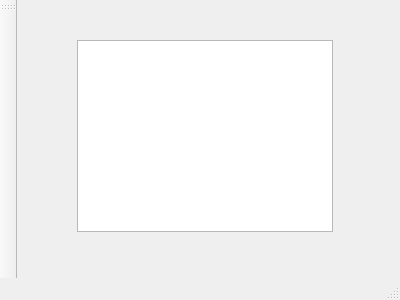
<?xml version="1.0" encoding="UTF-8"?>
<ui version="4.0">
 <class>MainWindow</class>
 <widget class="QMainWindow" name="MainWindow">
  <property name="geometry">
   <rect>
    <x>0</x>
    <y>0</y>
    <width>400</width>
    <height>300</height>
   </rect>
  </property>
  <property name="windowTitle">
   <string>MainWindow</string>
  </property>
  <widget class="QWidget" name="centralWidget">
   <widget class="QGraphicsView" name="graphicsView">
    <property name="geometry">
     <rect>
      <x>60</x>
      <y>40</y>
      <width>256</width>
      <height>192</height>
     </rect>
    </property>
   </widget>
  </widget>
  <widget class="QMenuBar" name="menuBar">
   <property name="geometry">
    <rect>
     <x>0</x>
     <y>0</y>
     <width>400</width>
     <height>25</height>
    </rect>
   </property>
  </widget>
  <widget class="QToolBar" name="mainToolBar">
   <attribute name="toolBarArea">
    <enum>LeftToolBarArea</enum>
   </attribute>
   <attribute name="toolBarBreak">
    <bool>false</bool>
   </attribute>
  </widget>
  <widget class="QStatusBar" name="statusBar"/>
 </widget>
 <layoutdefault spacing="6" margin="11"/>
 <resources/>
 <connections/>
</ui>
